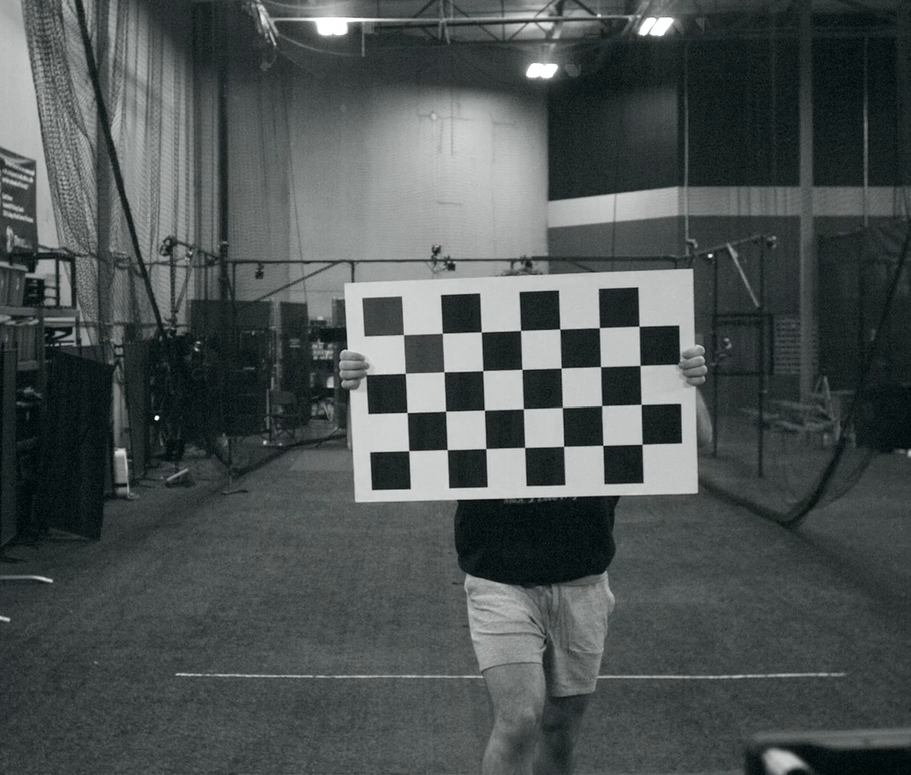
#> input picture computer_vision/checkerboard_calibrate/checkerboard1.png, 911 x 775 px, shrunk from 1063 x 904 before the run
$ python pic-calibrate.py
#> lines starting #> are read from the running program, lines starting #| are printed output that depends on the picture; after the words box and inside, x2 and y2 are one past the last pixel; in counts of white or black regions, pixels touching at a corner belong together
# Import required libraries
import cv2
import numpy as np

# Initialize variables for calibration
criteria = (cv2.TERM_CRITERIA_EPS + cv2.TERM_CRITERIA_MAX_ITER, 30, 0.001)
objp = np.zeros((4 * 7, 3), np.float32)
objp[:, :2] = np.mgrid[0:7, 0:4].T.reshape(-1, 2) * 100  # 100mm squares

# Read the image
image_path = 'checkerboard1.png'
image = cv2.imread(image_path)
#> image is the input picture: shape (775, 911, 3); mean B, G, R 81.5, 82.1, 76.3

if image is None:
    print("Image not found. Exiting.")
    exit()

# Convert to grayscale
gray = cv2.cvtColor(image, cv2.COLOR_BGR2GRAY)

# Find the chessboard corners
ret, corners = cv2.findChessboardCorners(gray, (7, 4), None)
#> ret = True; corners = 28 rows, first 8: [403.4, 334.6], [442.4, 333.2], [481.3, 332], [520.6, 330.4], [559.7, 329], [599.4, 327.6], [639.1, 326.3], [405.2, 373.4]

if ret:
    # Refining corner positions
    corners2 = cv2.cornerSubPix(gray, corners, (11, 11), (-1, -1), criteria)
#> corners2 = 28 rows, first 8: [403.4, 334.6], [442.3, 333.2], [481.3, 332], [520.6, 330.4], [559.8, 329], [599.4, 327.7], [639.1, 326.2], [405.3, 373.3]

    # Draw the corners
    cv2.drawChessboardCorners(image, (7, 4), corners2, ret)
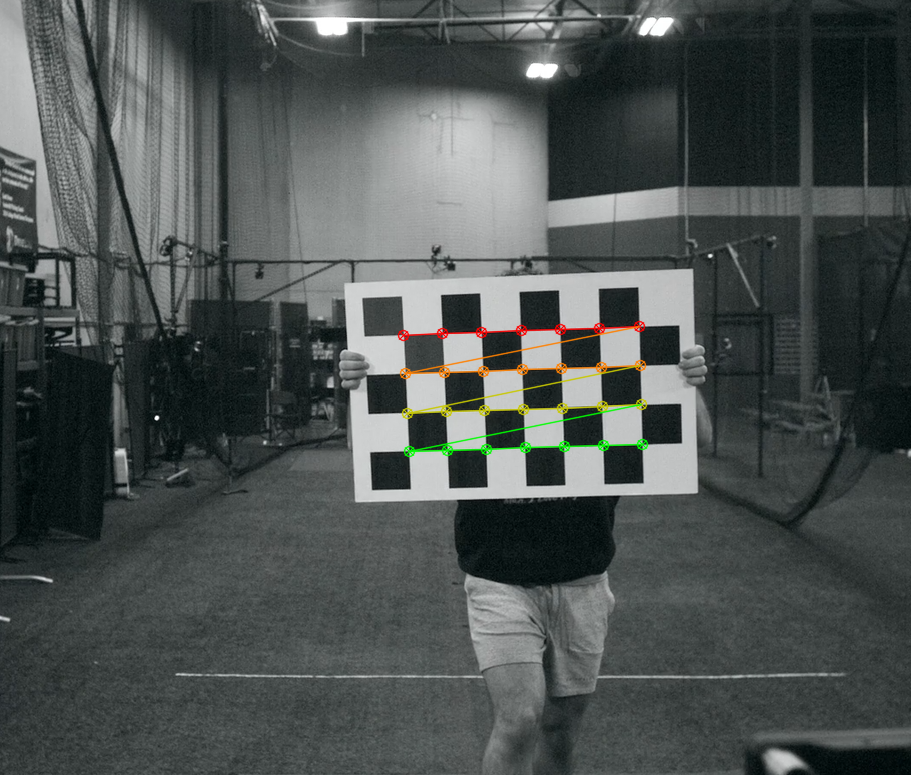
#> image: shape (775, 911, 3); 1.01% of pixels changed, all inside (x1, y1, x2, y2) = (397, 320, 649, 458)

    # Save or display the image
    cv2.imwrite('checkerboard_detected.png', image)
else:
    print("Could not find chessboard corners. Exiting.")
